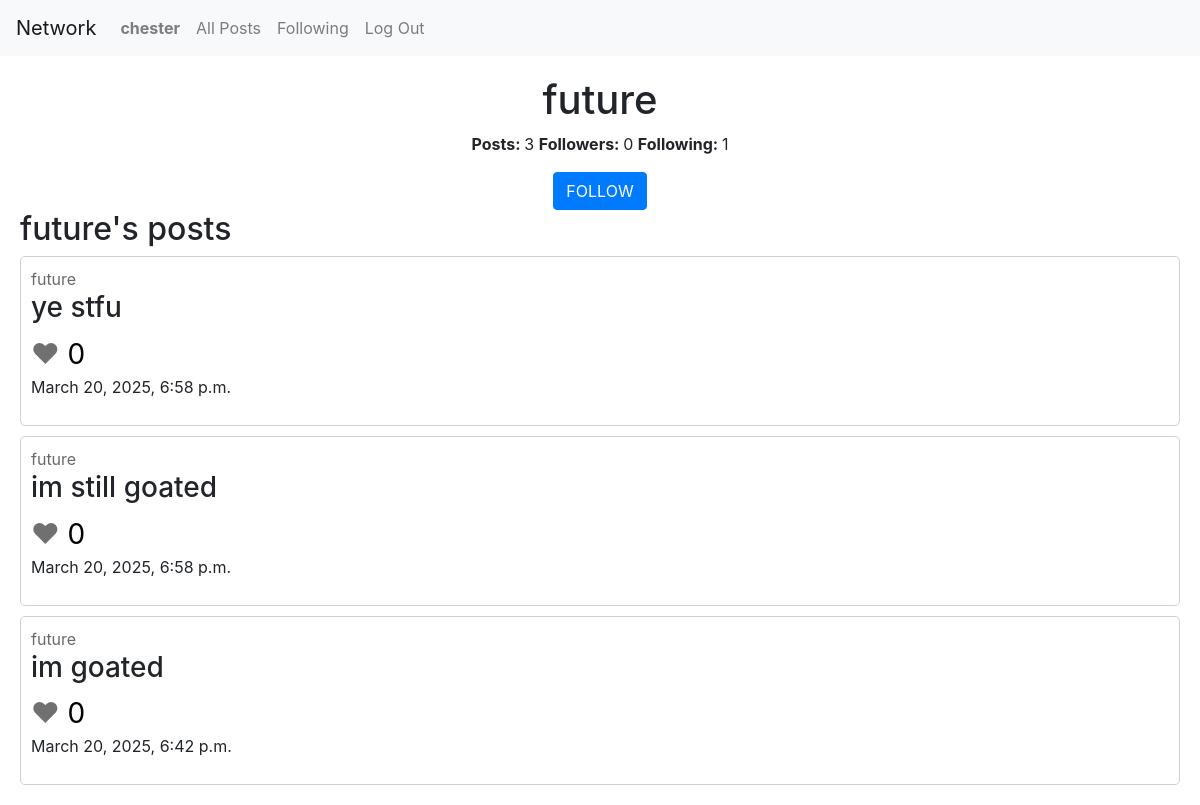
The app's page /future (signed in) with its own data.
### network/models.py (models this page shows)
class User(AbstractUser):
    followers = models.ManyToManyField("self", blank=True)
    following = models.ManyToManyField("self", blank=True)

class Post(models.Model):
    content = models.TextField(max_length=250)
    likes = models.IntegerField(default=0)
    creator = models.ForeignKey(User, on_delete=models.CASCADE)
    timestamp = models.DateTimeField(auto_now_add=True)

### network/views.py (the view)
# urls.py: path("<str:username>", views.user_account, name="user_account"),
def user_account(request, username):
    user = User.objects.get(username=username)
    all_posts = Post.objects.filter(creator = user.id).order_by("-timestamp")
    return render(request, "network/user_account.html", {
        "show_user": user,
        "all_posts": all_posts,
        "post_count": len(all_posts),
        "followers": user.followers.count(),
        "following": user.following.count()
    })

### network/templates/network/user_account.html
{% extends "network/layout.html" %}
{% block body %}
    <div id="profile-div">
        <h1>{{ show_user.username }}</h1>
        <p>
            <span class="bold">Posts: </span><span>{{ post_count }}</span>
            <span class="bold">Followers: </span><span>{{ followers }}</span>
            <span class="bold">Following: </span><span>{{ following }}</span>
        </p>
        {% if request.user != show_user and user.is_authenticated %}
            <button class="btn btn-primary">FOLLOW</button>
        {% endif %}
    </div>
    <h2>{{ show_user.username }}'s posts</h2>
    {% include 'network/posts.html' %}
{% endblock %}

### network/templates/network/layout.html (shortened to what this page needs)
{% load static %}
<!DOCTYPE html>
<html lang="en">
    <head>
        <link rel="stylesheet" href="https://stackpath.bootstrapcdn.com/bootstrap/4.4.1/css/bootstrap.min.css">
        <link href="{% static 'network/styles.css' %}" rel="stylesheet">
    </head>
    <body>
        <nav class="navbar navbar-expand-lg navbar-light bg-light">
            <a class="navbar-brand" href="#">Network</a>
            <div>
              <ul class="navbar-nav mr-auto">
                {% if user.is_authenticated %}
                    <li class="nav-item">
                        <a class="nav-link" href="{% url 'user_account' user.username %}"><strong>{{ user.username }}</strong></a>
                    </li>
                {% endif %}
                <li class="nav-item">
                  <a class="nav-link" href="{% url 'index' %}">All Posts</a>
                </li>
                {% if user.is_authenticated %}
                    <li class="nav-item">
                        <a class="nav-link" href="{% url 'followed_posts' %}">Following</a>
                    </li>
                    <li class="nav-item">
                        <a class="nav-link" href="{% url 'logout' %}">Log Out</a>
                    </li>
                {% endif %}
              </ul>
            </div>
          </nav>
        <div class="body">
            {% block body %}
            {% endblock %}
        </div>
    </body>
</html>

### network/templates/network/posts.html
{% for post in all_posts %}
    <div class="post">
        <span><a href="{% url 'user_account' post.creator %}" class="user-link">{{ post.creator }}</a></span>
        <h3>{{ post.content }}</h3>
        <span class="heart">&hearts;</span><span class="likes"> {{ post.likes }}</span>
        <p><span>{{ post.timestamp }}</span></p>
    </div>
    {% empty %}
    <h3>No posts at the moment</h3>
{% endfor %}

### network/static/network/styles.css (style rules this page uses)
.body { margin: 20px; }
.post { border: solid rgb(209, 209, 209) 1px; border-radius: 5px; margin-bottom: 10px; padding: 10px; }
.user-link { color: rgb(105, 105, 105); }
.heart { font-size: 28px; color: rgb(112, 112, 112); }
.likes { color: rgb(0, 0, 0); font-size: 28px; }
#profile-div { text-align: center; }
.bold { font-weight: bold; }

### records on screen
User: username "chester"
User: username "future"
Post: creator "future", content "ye stfu", likes "0", timestamp "March 20, 2025, 6:58 p.m."
Post: creator "future", content "im still goated", likes "0", timestamp "March 20, 2025, 6:58 p.m."
Post: creator "future", content "im goated", likes "0", timestamp "March 20, 2025, 6:42 p.m."

### other values on screen
{{ post_count }} "3"
{{ followers }} "0"
{{ following }} "1"
